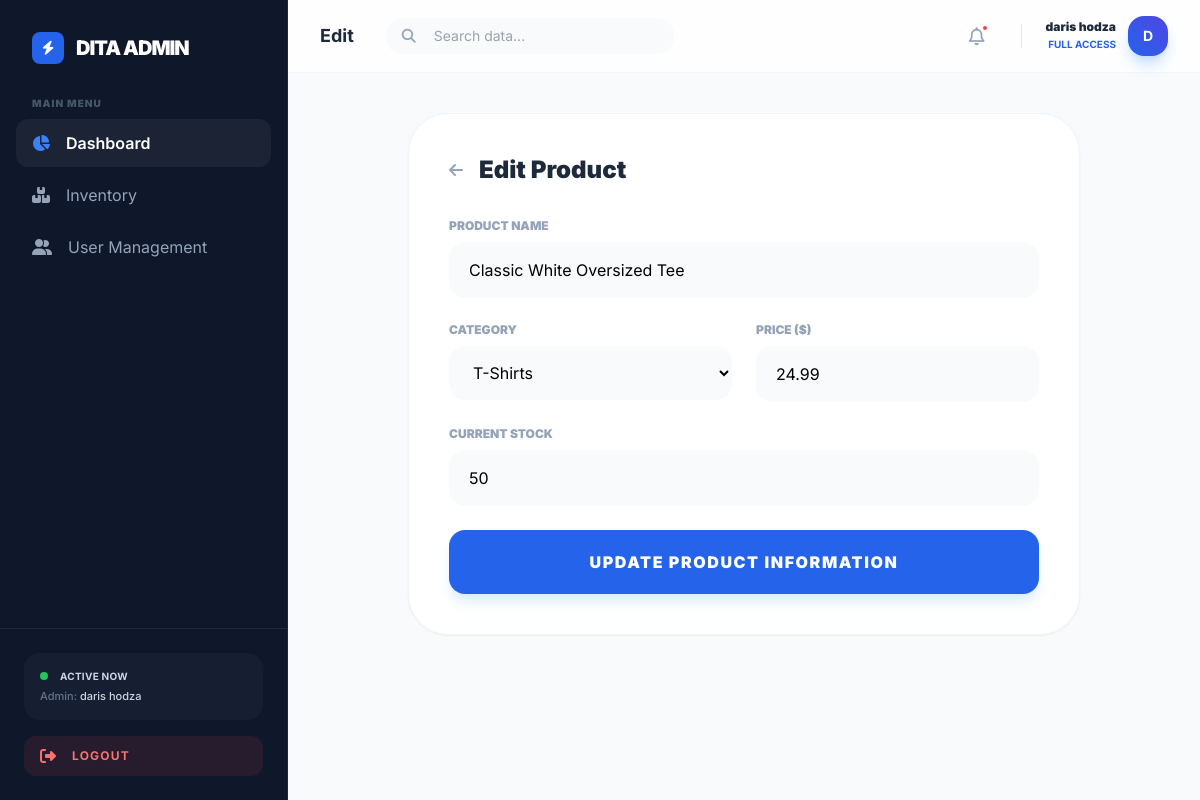
/edit.php?id=3 (signed in), run on the app's committed database.
### tables this page shows
CREATE TABLE `products` (
  `id` int NOT NULL,
  `name` varchar(100) NOT NULL,
  `description` text,
  `price` decimal(10,2) NOT NULL,
  `stock` int NOT NULL DEFAULT '0',
  `category` varchar(50) DEFAULT NULL,
  `image` varchar(255) DEFAULT 'default.jpg',
  `created_at` timestamp NULL DEFAULT CURRENT_TIMESTAMP
);

### edit.php (the view, shortened to what this page needs)
<?php
include('includes/connect.php');
if (isset($_GET['id'])) {
    $id = $_GET['id'];
    $stmt = $conn->prepare("SELECT * FROM products WHERE id = :id");
    $stmt->execute(['id' => $id]);
    $product = $stmt->fetch();
}
include('includes/header.php');
?>
<div class="max-w-2xl mx-auto bg-white p-10 rounded-[2.5rem] border border-slate-100 shadow-sm">
    <div class="flex items-center gap-4 mb-8">
        <a href="inventory.php" class="text-slate-400 hover:text-slate-600 transition-colors">
            <i class="fas fa-arrow-left"></i>
        </a>
        <h2 class="text-2xl font-black text-slate-800">Edit Product</h2>
    </div>
    <form method="POST" class="space-y-6">
        <div>
            <label class="block text-xs font-black uppercase text-slate-400 mb-2">Product Name</label>
            <input type="text" name="name" value="<?php echo htmlspecialchars($product['name']); ?>" required
                   class="w-full px-5 py-4 bg-slate-50 rounded-2xl outline-none focus:ring-2 focus:ring-blue-500 transition-all">
        </div>
        <div class="grid grid-cols-2 gap-6">
            <div>
                <label class="block text-xs font-black uppercase text-slate-400 mb-2">Category</label>
                <select name="category" class="w-full px-5 py-4 bg-slate-50 rounded-2xl outline-none focus:ring-2 focus:ring-blue-500 transition-all">
                    <option <?php echo $product['category'] == 'T-Shirts' ? 'selected' : ''; ?>>T-Shirts</option>
                </select>
            </div>
            <div>
                <label class="block text-xs font-black uppercase text-slate-400 mb-2">Price ($)</label>
                <input type="number" step="0.01" name="price" value="<?php echo $product['price']; ?>" required
                       class="w-full px-5 py-4 bg-slate-50 rounded-2xl outline-none focus:ring-2 focus:ring-blue-500 transition-all">
            </div>
        </div>
        <div>
            <label class="block text-xs font-black uppercase text-slate-400 mb-2">Current Stock</label>
            <input type="number" name="stock" value="<?php echo $product['stock']; ?>" required
                   class="w-full px-5 py-4 bg-slate-50 rounded-2xl outline-none focus:ring-2 focus:ring-blue-500 transition-all">
        </div>
        <button type="submit" name="update_product" class="w-full py-5 bg-blue-600 text-white rounded-2xl font-black uppercase tracking-widest hover:bg-blue-700 transition-all shadow-lg shadow-blue-100">
            Update Product Information
        </button>
    </form>
</div>
<?php include('includes/footer.php'); ?>

### includes/header.php (style rules this page uses)
body { font-family: 'Inter', sans-serif; }

### data on the page
products: name "Classic White Oversized Tee", category "T-Shirts", price "24.99", stock "50"

### other printed values
$_SESSION['username'] "daris hodza"
str_replace('.php', '', basename($_SERVER['PHP_SELF'])) "Edit"
substr($_SESSION['username'] ?? 'A', 0, 1) "D"
